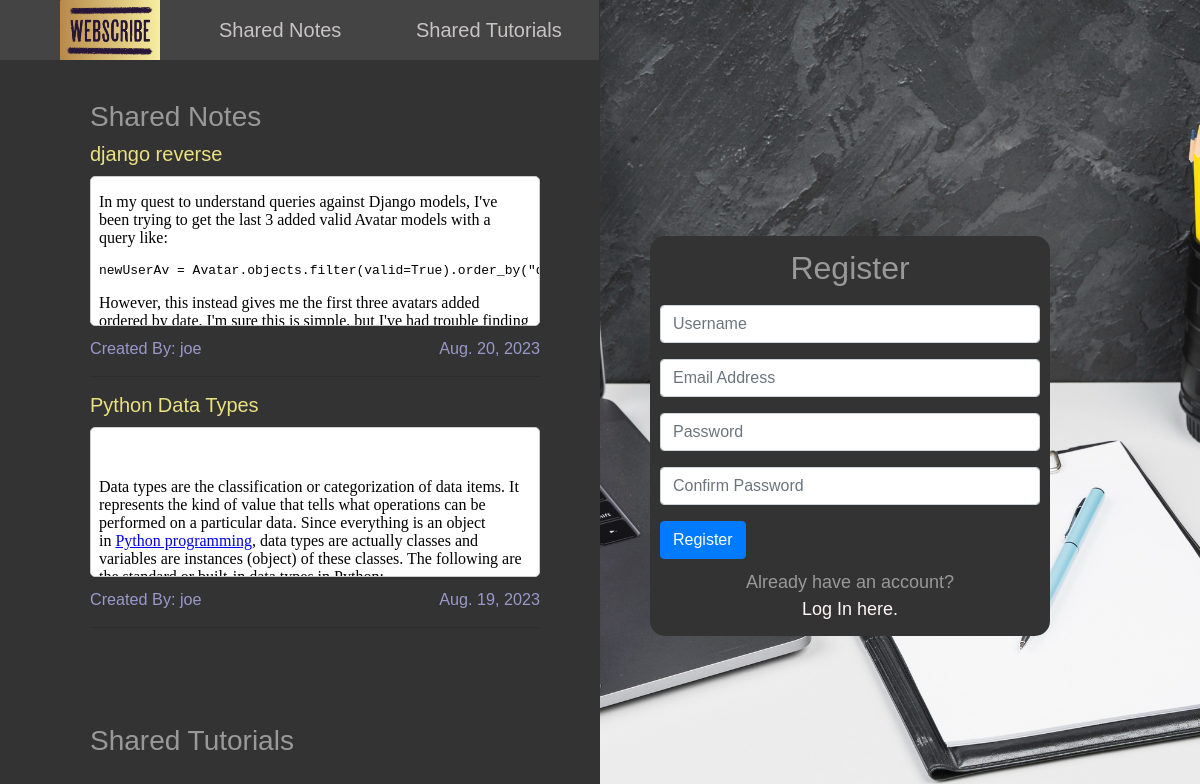
The page / on the database its author committed.
### notes/models.py (models this page shows, shortened)
class Note(models.Model):
    title = models.CharField(max_length=200)
    content = RichTextField()
    created_at = models.DateField(default=timezone.now)
    noteowner = models.ForeignKey(User, on_delete=models.CASCADE, related_name='allNote')
    is_shared = models.BooleanField(default=False)

### userApp/models.py (models this page shows)
class User(AbstractUser):
    password = models.CharField(max_length=200)
    def __str__(self):
        return self.username

### userApp/views.py (the view)
# urls.py: path('',views.index,name='index'),
def index(request):
    notes = Note.objects.filter(is_shared=True).order_by('-created_at')
    paginator_n = Paginator(notes,3)
    page_no_n = request.GET.get('page')
    single_page_notes = paginator_n.get_page(page_no_n)
    tutorials = Tutorial.objects.filter(is_shared=True).order_by('-created_at')
    paginator_t = Paginator(tutorials,3)
    page_no_t = request.GET.get('page')
    single_page_tutorials = paginator_t.get_page(page_no_t)
    return render(request, 'index.html',{'notes':single_page_notes, 'tutorials' :single_page_tutorials})

### templates/index.html (shortened to what this page needs)
{% extends 'indexbase.html' %}
{% load static %}
{% block extra_styles %}
    <link rel="stylesheet" href="{% static 'css/index.css' %}">
{% endblock %}
{% block body %}
    <main>
        <div id="left-col" class="tm-section">
            <div class="tm-section-col tm-content">
                <h3 class="tm-media-body">Shared Notes</h3>
                {% for note in notes %}
                <div class="tm-media">
                    <div class="tm-media-body">
                        <h5><a href="{% url 'userApp:viewNote' note.pk %}" class="tm-text-title">{{note.title}}</a></h5>
                        <div id="iframe-container">
                            <iframe id="iframe-content" frameborder="0" srcdoc="{{note.content}}" style="padding: 0;"></iframe>
                            <a id="iframe-href" href="{% url 'userApp:viewNote' note.pk %}"></a>
                        </div>
                        <div class="tm-text-secondary tm-media-span tm-text-small">
                            <span class="tm-text-left">Created By: {{ note.noteowner }}</span>
                            <span class="tm-text-right">{{ note.created_at }}</span>
                        </div>
                        <hr class="tm-hr tm-mr">
                    </div>
                </div>
                {% endfor %}
            <h3 class="tm-media-body sh-tutorials">Shared Tutorials</h3>
            </div>
            <div class="tm-section-col tm-parallax" data-parallax="scroll" data-image-src="{% static 'images/bg-03.jpg' %}">
            </div>
                <div class="registration-form">
                    <h2>Register</h2>
                    <form action="" method="post">
                        <div class="form-group">
                            <input class="form-control" autofocus type="text" name="username" placeholder="Username">
                        </div>
                        <div class="form-group">
                            <input class="form-control" type="email" name="email" placeholder="Email Address">
                        </div>
                        <div class="form-group">
                            <input class="form-control" type="password" name="password" placeholder="Password">
                        </div>
                        <div class="form-group">
                            <input class="form-control" type="password" name="confirmation" placeholder="Confirm Password">
                        </div>
                        <input class="btn btn-primary" type="submit" value="Register">
                    </form>
                    Already have an account? <a href="">Log In here.</a>
                </div>
        </div>
    </main>
{% endblock %}

### ProjectScribe/static/css/index.css (style rules this page uses)
* { box-sizing: border-box; }
html, body { overflow-x: hidden; }
body { font-family: 'Kumbh Sans', sans-serif; font-size: 18px; background-color: #333; color: #999; margin: 0; }
a { color: #fff7f7; text-decoration: none; }
.tm-text-title { color: #eae180; text-decoration: none;white-space: nowrap;overflow: hidden; text-overflow: ellipsis;max-width: 200px; }
.tm-section { display: flex; margin: 0; padding: 0; }
.tm-section-col { flex: 0 0 50%; width: 50%; }
.tm-content { padding: 100px 60px 70px 100px; box-sizing: border-box; }
.tm-media { display: flex; align-items: flex-start; }
.sh-tutorials { margin-top: 10vh; }
.tm-media-body { padding-left: 30px; width: 100%; text-overflow: ellipsis; overflow: hidden; white-space: nowrap; }
.tm-media-span { margin-bottom: 15px; display: flex; justify-content: space-between; }
.tm-text-left { float: left; }
.tm-text-right { float: right; }
.tm-parallax { min-height: 70px; }
#iframe-container { border: 1px solid #ccc; margin: 10px; width: 100%; height: 150px; background-color: #fff; margin-left: 0; border-radius: 5px; position: relative; }
#iframe-content { width: 100%; height: 100%; padding: 0; }
#iframe-href { position:absolute; top:0; left:0; display:inline-block; width:100%; height:150px; }
.tm-text-small { font-size: 0.9em; }
.tm-text-right { text-align: right; }
.tm-text-secondary { color: #9999CC; }
.registration-form { position: fixed; bottom: 200px; right: 150px; width: 400px; height: 400px; margin-top: 0; margin-bottom: 0; background-color: #333; color: #999999; display: flex; align-items: center; justify-content: center; flex-direction: column; border-radius: 15px; }
form { width: 100%; padding: 10px; }
@media (max-width: 1200px) { .tm-content { padding: 100px 60px 70px 60px; box-sizing: border-box; } }

### rows shown on the page
Note: title "django reverse", noteowner "joe", created_at "Aug. 20, 2…"
Note: title "Python Data Types", noteowner "joe", created_at "Aug. 19, 2…"
